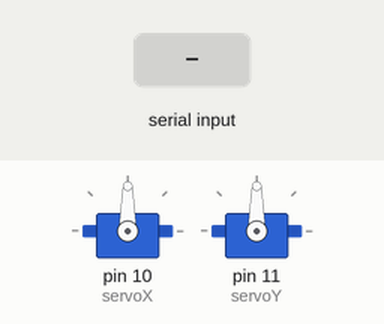
Recording of a sketch running on a simulated Arduino Uno, built with avr-gcc and run on an emulated ATmega328P. On the bench: 2 × servo. The test bench sets the inputs (shaded band).

Above: at 1.2 s.
1.3 s: "," received over Serial
At 2.4 s:
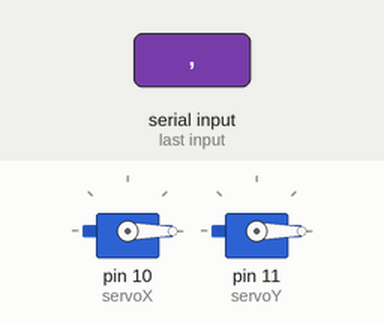
2.8 s: "90,45\n" received over Serial
At 3.8 s:
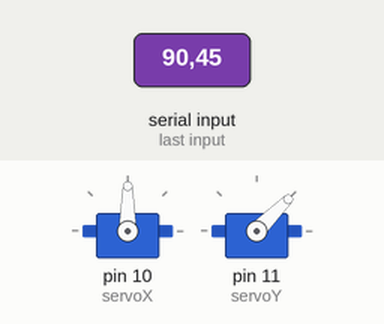
4.3 s: "30,150\n" received over Serial
At 4.9 s:
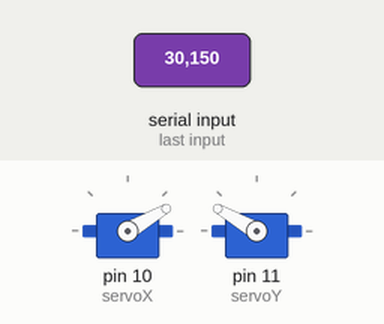
5.8 s: "1,90\n" received over Serial
At 7.2 s:
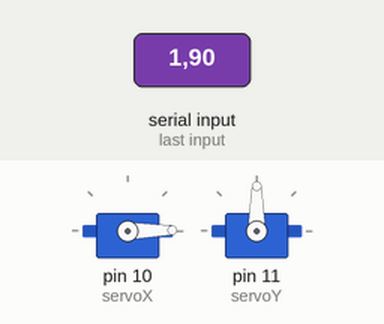
Timing chart, 0 to 8.3 s (numbered marks = the images above; inputs shaded):
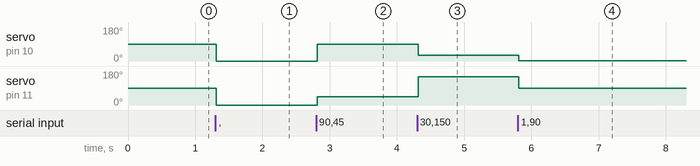

The sketch:

sketch_dec27a.ino
```cpp
#include<Servo.h>

Servo servoX, servoY;
int x, y;

void setup() {
  servoX.attach(10);
  servoY.attach(11);
  servoX.write(90);
  servoY.write(90);
  Serial.begin(9600);
  Serial.setTimeout(10);
}

void loop() {
  // put your main code here, to run repeatedly:

}

void serialEvent(){
  String serialData = Serial.readString();
  for (int i = 0; i < serialData.length(); i++)
  {
    if (serialData.substring(i, i + 1) == ",")
    {
      x = serialData.substring(0, i).toInt();
      y = serialData.substring(i + 1).toInt();
      break;
    }
  }
  servoX.write(x);
  servoY.write(y);
}
```

Measured:
- after the input at 1.3 s, servo on pin 10 (servoX), servo on pin 11 (servoY): 90° → 0° at once
- after the input at 2.8 s, servo on pin 10 (servoX): 0° → 90° at once; servo on pin 11 (servoY): 0° → 45° at once
- after the input at 4.3 s, servo on pin 10 (servoX): 90° → 30° at once; servo on pin 11 (servoY): 45° → 150° at once
- after the input at 5.8 s, servo on pin 10 (servoX): 30° → 1° at once; servo on pin 11 (servoY): 150° → 90° at once
